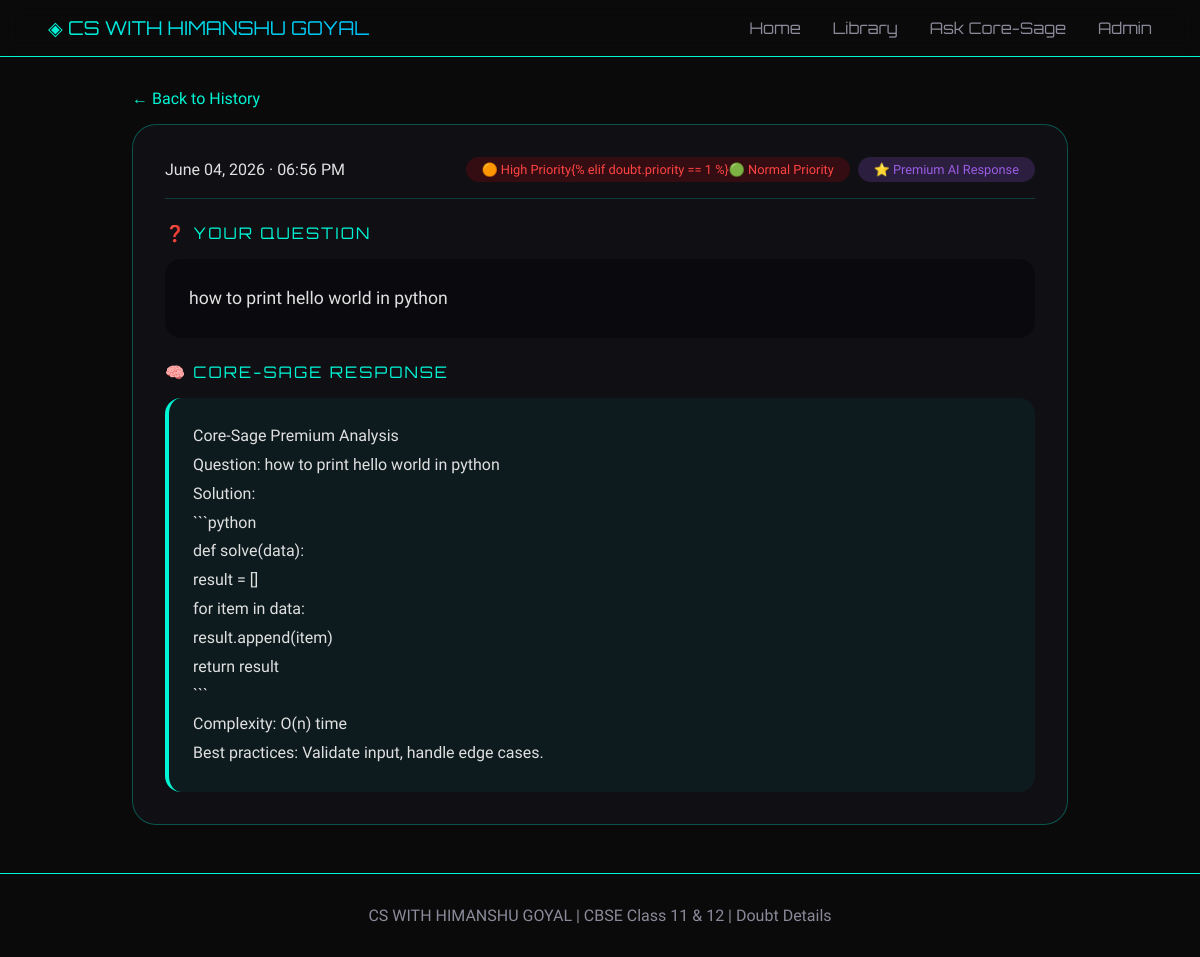
Screenshot of /doubt/17/ (signed in) with the database file from the repository.
### repository/models.py (models this page shows, shortened)
class Doubt(models.Model):
    MODE_CHOICES = [
        ('FREE_AI', 'Free AI (Basic)'),
        ('PAID_AI', 'Premium AI (Advanced)'),
        ('TEACHER', 'Faculty Direct - Command Uplink'),
    ]
    PRIORITY_CHOICES = [
        (0, 'Low Priority'),
        (1, 'Normal Priority'),
        (2, 'High Priority'),
        (3, 'Urgent Priority'),
    ]
    CATEGORY_CHOICES = [
        ('PYTHON', '🐍 Python'),
        ('SQL', '📊 SQL/Database'),
        ('NETWORKING', '🌐 Networking'),
        ('DSA', '📈 Data Structures & Algorithms'),
        ('WEB', '🌍 Web Development'),
        ('OOPS', '🎭 OOP Concepts'),
        ('FILE_HANDLING', '📁 File Handling'),
        ('ERRORS', '⚠️ Error Debugging'),
        ('CS_GENERAL', '💻 Computer Science General'),
        ('IP_GENERAL', '📱 Informatics Practices'),
        ('OTHER', '❓ Other'),
    ]
    student = models.ForeignKey(User, on_delete=models.CASCADE, related_name='doubts')
    query = models.TextField(help_text="Student's question or doubt")
    response = models.TextField(blank=True, null=True, help_text="AI or Faculty response")
    mode = models.CharField(max_length=20, choices=MODE_CHOICES, default='FREE_AI')
    priority = models.IntegerField(choices=PRIORITY_CHOICES, default=1)
    category = models.CharField(max_length=50, choices=CATEGORY_CHOICES, default='OTHER', help_text="Select the category of your doubt")
    created_at = models.DateTimeField(auto_now_add=True)
    updated_at = models.DateTimeField(auto_now=True)
    resolved_at = models.DateTimeField(blank=True, null=True)
    ai_model_used = models.CharField(max_length=50, blank=True, null=True)
    response_time_ms = models.IntegerField(blank=True, null=True)
    tokens_used = models.IntegerField(blank=True, null=True)
    is_escalated = models.BooleanField(default=False)
    satisfaction_rating = models.IntegerField(blank=True, null=True)
    class Meta:
        verbose_name = 'Doubt'
        verbose_name_plural = 'Doubts'
        ordering = ['-priority', '-created_at']

### repository/views.py (the view)
# urls.py: path('doubt/<int:doubt_id>/', views.doubt_detail, name='doubt_detail'),
@login_required
def doubt_detail(request, doubt_id):
    doubt = get_object_or_404(Doubt, id=doubt_id, student=request.user)
    teacher_response = None
    if hasattr(doubt, 'teacher_inbox'):
        teacher_response = doubt.teacher_inbox
    context = {
        'doubt': doubt,
        'teacher_response': teacher_response,
    }
    return render(request, 'doubt_detail.html', context)

### templates/doubt_detail.html (shortened to what this page needs)
<!DOCTYPE html>
<html lang="en">
<head>
</head>
<body>
    <nav>
        <div class="logo">◈ CS WITH HIMANSHU GOYAL</div>
        <ul class="nav-links">
            <li><a href="/">Home</a></li>
            <li><a href="/library/">Library</a></li>
            <li><a href="/ask/">Ask Core-Sage</a></li>
            <li><a href="/admin/">Admin</a></li>
        </ul>
    </nav>
    <div class="container">
        <a href="/history/" class="back-link">← Back to History</a>
        <div class="doubt-card">
            <div class="header-info">
                <div class="doubt-date">{{ doubt.created_at|date:"F d, Y · h:i A" }}</div>
                <div style="display: flex; gap: 0.5rem;">
                    <span
                        class="badge priority-{% if doubt.priority == 3 %}urgent{% elif doubt.priority == 2 %}high{% elif doubt.priority == 1 %}normal{% else %}low{% endif %}">
                        {% if doubt.priority == 3 %}🔴 Urgent Priority{% elif doubt.priority == 2 %}🟠 High Priority{%
                        elif doubt.priority == 1 %}🟢 Normal Priority{% else %}🔵 Low Priority{% endif %}
                    </span>
                    <span
                        class="badge mode-{% if doubt.mode == 'PAID_AI' %}premium{% elif doubt.mode == 'TEACHER' %}teacher{% else %}free{% endif %}">
                        {% if doubt.mode == 'PAID_AI' %}⭐ Premium AI Response{% elif doubt.mode == 'TEACHER' %}👨‍🏫
                        Faculty Response{% else %}🆓 Free AI Response{% endif %}
                    </span>
                </div>
            </div>
            <div class="section-title">❓ YOUR QUESTION</div>
            <div class="question-box">
                {{ doubt.query|linebreaks }}
            </div>
            <div class="section-title">🧠 CORE-SAGE RESPONSE</div>
            <div class="response-box">
                {% if doubt.response %}
                {{ doubt.response|linebreaks|safe }}
                {% else %}
                <p>⏳ Your question is being processed. Please check back soon.</p>
                {% endif %}
            </div>
        </div>
    </div>
    <footer>
        <p>CS WITH HIMANSHU GOYAL | CBSE Class 11 & 12 | Doubt Details</p>
    </footer>
</body>
</html>

### templates/doubt_detail.html (style rules this page uses)
* { margin: 0; padding: 0; box-sizing: border-box; }
body { font-family: 'Rajdhani', sans-serif; background: #0a0a0a; color: #e0e0e0; }
nav { display: flex; justify-content: space-between; align-items: center; padding: 1rem 3rem; background: rgba(10, 10, 10, 0.9); backdrop-filter: blur(10px); border-bottom: 1px solid #00f5d4; position: sticky; top: 0; z-index: 100; }
.logo { font-family: 'Orbitron', monospace; font-size: 1.2rem; background: linear-gradient(135deg, #00f5d4, #00bbf9); -webkit-background-clip: text; -webkit-text-fill-color: transparent; }
.nav-links { display: flex; gap: 2rem; list-style: none; }
.nav-links a { color: #8a8a9a; text-decoration: none; font-family: 'Orbitron', monospace; transition: color 0.3s; }
.container { max-width: 1000px; margin: 2rem auto; padding: 0 2rem; }
.back-link { display: inline-block; margin-bottom: 1rem; color: #00f5d4; text-decoration: none; }
.doubt-card { background: rgba(20, 20, 30, 0.5); border: 1px solid rgba(0, 245, 212, 0.3); border-radius: 24px; padding: 2rem; margin-bottom: 2rem; }
.header-info { display: flex; justify-content: space-between; align-items: center; margin-bottom: 1.5rem; flex-wrap: wrap; gap: 1rem; padding-bottom: 1rem; border-bottom: 1px solid rgba(0, 245, 212, 0.2); }
.badge { padding: 0.3rem 1rem; border-radius: 20px; font-size: 0.8rem; }
.priority-high { background: rgba(255, 0, 0, 0.15); color: #ff4444; }
.mode-premium { background: rgba(155, 93, 229, 0.2); color: #9b5de5; }
.section-title { font-family: 'Orbitron', monospace; font-size: 1rem; color: #00f5d4; margin: 1.5rem 0 1rem 0; letter-spacing: 2px; }
.question-box { background: rgba(0, 0, 0, 0.3); padding: 1.5rem; border-radius: 16px; line-height: 1.8; font-size: 1.1rem; }
.response-box { background: rgba(0, 245, 212, 0.05); border-left: 4px solid #00f5d4; padding: 1.5rem; border-radius: 16px; line-height: 1.8; }
footer { text-align: center; padding: 2rem; border-top: 1px solid #00f5d4; margin-top: 3rem; color: #8a8a9a; }

### rows the page displays
Doubt: created_at "June 04, 2026 · 06:56 PM", query "how to print hello world in python", response "Core-Sage Premium Analysis Question: how to print hello world in python Solution: ```python def solve(data): result = [] for item in data: result.append(item) return result ``` Complexity: O(n) time Best practices: Validate input, handle edge cases."
